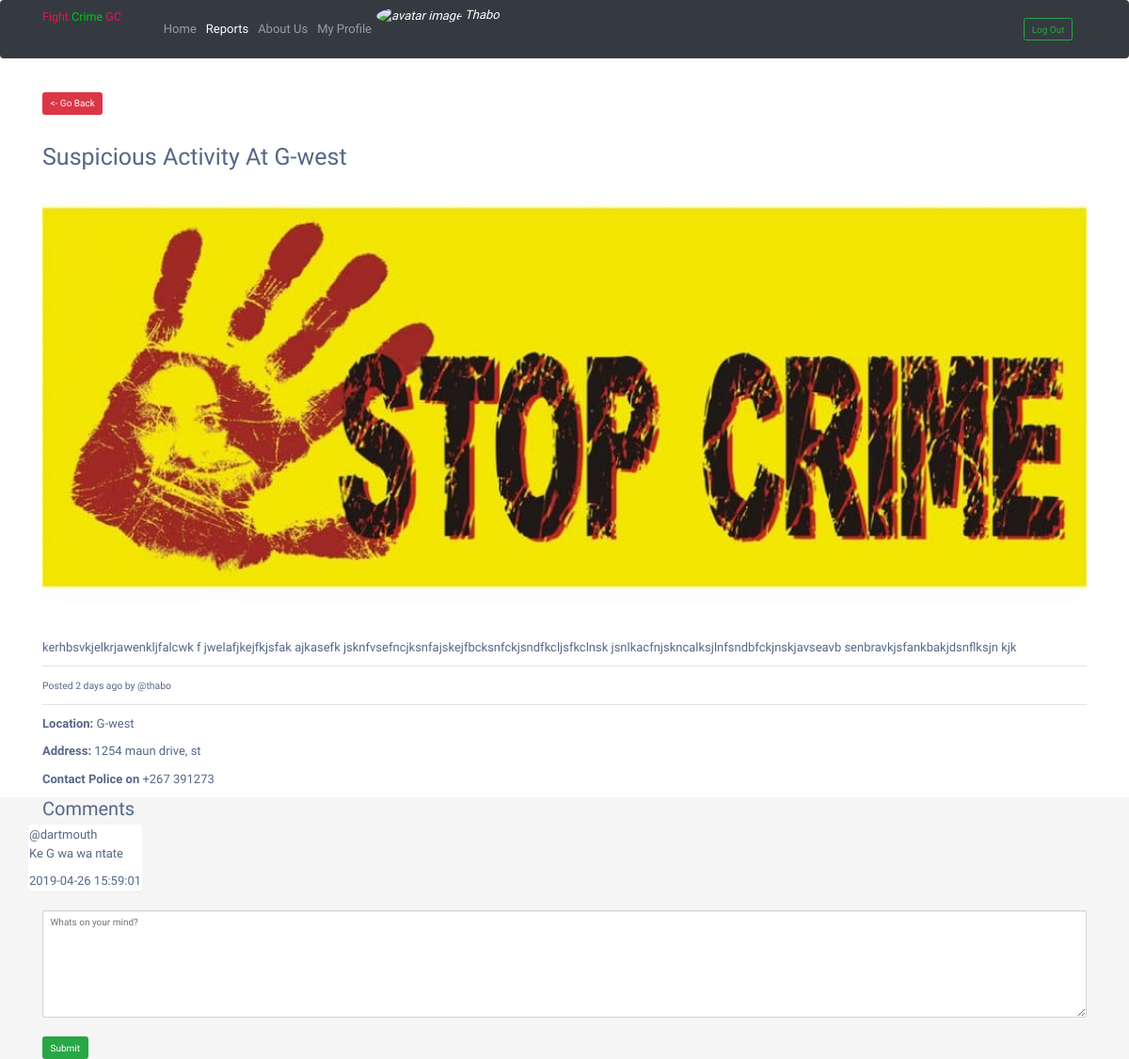
The page /reports-readmore.php?id=3 (signed in) on the database its author committed.
### tables this page shows
CREATE TABLE `reports` (
  `id` int(255) NOT NULL,
  `title` varchar(191) NOT NULL,
  `member_id` int(191) DEFAULT NULL,
  `username` varchar(255) NOT NULL,
  `description` text NOT NULL,
  `location` varchar(255) NOT NULL,
  `address` varchar(255) NOT NULL,
  `number` int(255) NOT NULL,
  `date_reported` timestamp NOT NULL DEFAULT CURRENT_TIMESTAMP
);

CREATE TABLE `comments` (
  `id` int(255) NOT NULL,
  `username` varchar(255) DEFAULT NULL,
  `message` text,
  `report_id` int(255) DEFAULT NULL,
  `post_date` timestamp NOT NULL DEFAULT CURRENT_TIMESTAMP
);

### reports-readmore.php (the view, shortened to what this page needs)
<!DOCTYPE html>
<html lang="en">
<head>
<link rel="stylesheet" href="https://maxcdn.bootstrapcdn.com/font-awesome/4.7.0/css/font-awesome.min.css">
<link rel="stylesheet" href="../css/bootstrap.min.css">
<link rel="stylesheet" href="https://stackpath.bootstrapcdn.com/bootstrap/4.3.1/css/bootstrap.min.css">
</head>
<body>
<section style="background-color:white">
      <nav class="navbar navbar-expand-md navbar-dark fixed-top bg-dark">
        <div class="container">
        <a class="navbar-brand" href="index.php"><span style="color:rgb(219, 29, 76)">Fight</span> <span
                style="color:rgb(0, 199, 30)">Crime</span> <span style="color:rgb(219, 29, 76)">GC</span></a>
        <div class="collapse navbar-collapse" id="navbarCollapse">
            <ul class="navbar-nav mr-auto">
                <li class="nav-item">
                    <a class="nav-link" href="index.php">Home <span class="sr-only">(current)</span></a>
                </li>
                <li class="nav-item  active">
                    <a class="nav-link" href="reports.php">Reports</a>
                </li>
                <li class="nav-item">
                    <a class="nav-link" href="about.php">About Us</a>
                </li>
                <?php if(isset($_SESSION['ID'])){
                $userAcc = $_SESSION['name'];
                echo "<li class='nav-item'>";
                echo "<a class='nav-link' href="."'profile.php'"."> My Profile </a>";
                echo "</li>";
                echo '<li class="nav-item avatar"> <a class="nav-link p-0" style="color:white;font-style: italic;"><img src="images/user.svg" class="rounded-circle z-depth-0" alt="avatar image" height="45">    '.$userAcc.'</a></li>';
                }?>
                        </ul>
                        <?php if(isset($_SESSION['ID'])){
                echo "<form method='GET' action="."'includes/logout.inc.php'>";
                echo "<button class='btn btn-outline-success my-2 my-sm-0' type="."'submit'"." name='logout'> Log Out </button> ";
                echo "</form>";
                }else{
                echo "<button class='btn btn-outline-success my-2 my-sm-0' data-toggle="."'modal' data-target="."'#exampleModal'>"."Login</button>";
                }?>
        </div>
        </div>
    </nav>
    <div>
        <br>
        <br>
        <br>
        <br>
        <br>
    </div>
    <?php
        if(isset($_GET['id'])){
            $id = $_GET['id'];
            require 'includes/dbh.inc.php';
            $sql = "SELECT * FROM reports where id=$id";
            $result = $con->query($sql);
            function time_elapsed_string($datetime, $full = false) {
                $now = new DateTime;
                $ago = new DateTime($datetime);
                $diff = $now->diff($ago);
                $diff->w = floor($diff->d / 7);
                $diff->d -= $diff->w * 7;
                $string = array(
                    'y' => 'year',
                    'm' => 'month',
                    'w' => 'week',
                    'd' => 'day',
                    'h' => 'hour',
                    'i' => 'minute',
                    's' => 'second',
                );
                foreach ($string as $k => &$v) {
                    if ($diff->$k) {
                        $v = $diff->$k . ' ' . $v . ($diff->$k > 1 ? 's' : '');
                    } else {
                        unset($string[$k]);
                    }
                }
                if (!$full) $string = array_slice($string, 0, 1);
                return $string ? implode(', ', $string) . ' ago' : 'just now';
            }
            if ($result->num_rows > 0) {
                while($row = $result->fetch_assoc()) {
                    $time = $row['date_reported'];
                    $date_reported =  time_elapsed_string($time);
                    echo '<div class="container">
                    <p><a href="reports.php" class="btn btn-danger"> &lt;- Go Back</a></p>
                    <br>
                    <h1>'.$row['title'].' At '.$row['location'].'</h1>
                    <img style="width:100%" src="images/banner.jpg">
                    <br><br>
                    <div>
                     '.$row['description'].'
                    </div>
                    <hr>
                    <small>Posted '.$date_reported.' by '.$row['username'].'</small>
                    <hr>
                        <p><strong>Location:</strong> '.$row['location'].' </p>
                        <p><strong>Address:</strong> '.$row['address'].' </p>
                        <p><strong>Contact Police on</strong> +267 391273 </p>
                    </div>';
                }
            } else {
                echo "0 results";
            }
        }
    ?>
    </section>
    <section class="comments">
        <div class="container">
            <h2>Comments</h2>
            <div class="row">
        <?php
            require 'includes/dbh.inc.php';
            $id = $_GET['id'];
            $sql = "SELECT * FROM comments WHERE report_id=$id";
            $result = $con->query($sql);
            if ($result->num_rows > 0) {
                while($row = $result->fetch_assoc()){
                    $name = $row['username'];
                    $comment = $row['message'];
                    $date = $row['post_date'];
                    echo '<div class="panel">
                    <span>@'.$name.'</span>
                    <p>'.$comment.'</p>
                    <span>'.$date.'</span>
                    </div>';
                }
            } else {
               echo ' <div class="container">
                    <h3> 0 Comments </h3>
                </div>';
            }
        ?>
        </div>
        </div>
    <?php
        if(isset($_SESSION['username'])){
            $x = $_GET['id'];
            $y = $_SESSION['username'];
            echo '
            <div class="container">
            <form method="post" action="includes/comments.inc.php">
            <input type="hidden" name="hidden_id" value="'.$x.'">
            <textarea class="form-control" name="comment" id="comment" placeholder="Whats on your mind?" cols="30" rows="7"></textarea>
            <input type="hidden" name="hidden_user" value="'.$y.'">
            <br>
            <input class="btn btn-success" type="submit" name="submit-comment" >
        </form>
            </div>';
        }
    ?>
    </section>
</body>
</html>

### reports-readmore.php (style rules this page uses)
body { color: #566787; background: #f5f5f5; font-family: 'Varela Round', sans-serif; font-size: 13px; }

### rows shown on the page
reports: title "Suspicious Activity", location "G-west", description "kerhbsvkjelkrjawenkljfalcwk f jwelafjkejfkjsfak ajkasefk jsknfvsefncjksnfajskejfbcksnfckjsndfkcljsfkclnsk jsnlkacfnjskncalksjlnfsndbfckjnskjavseavb senbravkjsfankbakjdsnflksjn kjk", date_reported "2 days ago", username "@thabo", address "1254 maun drive, st"
comments: username "dartmouth", message "Ke G wa wa ntate", post_date "2019-04-26 15:59:01"

### other values the page prints
$userAcc "Thabo"
